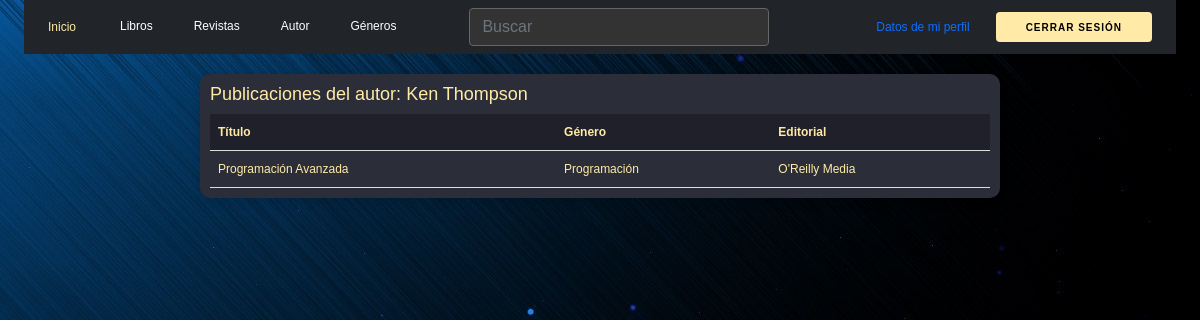
The app's page /view/content/publicaciones.php?autor=Ken+Thompson (signed in) with its own data.
### tables this page shows
CREATE TABLE `libros` (
  `id_libro` int(11) NOT NULL,
  `titulo` varchar(100) NOT NULL,
  `cantidad` decimal(10,0) NOT NULL,
  `id_tipo` int(11) NOT NULL,
  `isbn` varchar(20) DEFAULT NULL,
  `id_genero` int(11) NOT NULL,
  `id_autor` int(11) NOT NULL,
  `id_editorial` int(11) NOT NULL
);

CREATE TABLE `genero` (
  `id_genero` int(11) NOT NULL,
  `nombre` varchar(50) NOT NULL
);

CREATE TABLE `editorial` (
  `id_editorial` int(11) NOT NULL,
  `nombre` varchar(100) NOT NULL
);

### view/content/publicaciones.php (the view, shortened to what this page needs)
<?php
try {
    $database = new db();
    $conn = $database->conexion();
    if (isset($_GET['autor'])) {
        $autor_nombre = urldecode($_GET['autor']);
        $sql = "SELECT l.titulo, g.nombre AS genero, e.nombre AS editorial
                FROM libros l
                INNER JOIN genero g ON l.id_genero = g.id_genero
                INNER JOIN editorial e ON l.id_editorial = e.id_editorial
                INNER JOIN autor a ON l.id_autor = a.id_autor
                WHERE a.nombre = :nombre";
        $stmt = $conn->prepare($sql);
        $stmt->bindParam(':nombre', $autor_nombre);
        $stmt->execute();
        $publicaciones = $stmt->fetchAll(PDO::FETCH_ASSOC);
    } else {
        $autor_nombre = "Desconocido";
        $publicaciones = [];
    }
} catch (PDOException $e) {
    echo "Error: " . $e->getMessage();
}
require_once("c://xampp/htdocs/login/view/head/header.php");
?>
<!DOCTYPE html>
<html lang="es">
<head>
</head>
<body>
    <div class="container">
        <h2>Publicaciones del autor: <?= htmlspecialchars($autor_nombre) ?></h2>
        <table>
            <tr>
                <th>Título</th>
                <th>Género</th>
                <th>Editorial</th>
            </tr>
            <?php if (!empty($publicaciones)): ?>
                <?php foreach ($publicaciones as $publicacion): ?>
                    <tr>
                        <td><?= htmlspecialchars($publicacion['titulo']) ?></td>
                        <td><?= htmlspecialchars($publicacion['genero']) ?></td>
                        <td><?= htmlspecialchars($publicacion['editorial']) ?></td>
                    </tr>
                <?php endforeach; ?>
            <?php else: ?>
                <tr>
                    <td colspan="3">No se encontraron publicaciones para este autor.</td>
                </tr>
            <?php endif; ?>
        </table>
    </div>
</body>
</html>

### asset/css/estilos.css (style rules this page uses)
body { background-image: url(""); }

### view/head/header.php (style rules this page uses)
body { background-image: url("/login/Abstract-blue-waves_2560x1600.jpg"); font-family: 'Poppins', sans-serif; font-weight: 300; line-height: 1.7; color: #ffeba7; background-color: #1f2029; }

### view/content/publicaciones.php (style rules this page uses)
.container { border-radius: 10px; overflow: hidden; box-shadow: 0 4px 8px rgba(0, 0, 0, 0.1); margin: 20px auto; max-width: 800px; background-color: #2b2e38; padding: 10px; }
h2 { color: #ffeba7; }
table { width: 100%; border-collapse: collapse; }
th, td { padding: 8px; text-align: left; border-bottom: 1px solid #ddd; font-size: 12px; }
th { background-color: #1f2029; color: #ffeba7; }
tr { color: #ffeba7; transition: background-color 0.3s ease, color 0.3s ease; }
h2 { font-size: 18px; }

### records on screen
libros: titulo "Programación Avanzada", id_genero.nombre "Programación", id_editorial.nombre "O'Reilly Media"

### other values on screen
$autor_nombre "Ken Thompson"
